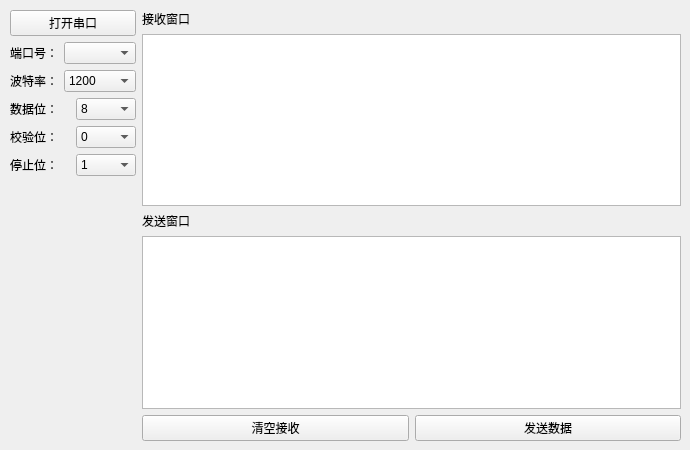
      <widget class="QWidget" name="tab">
       <attribute name="title">
        <string>串口设置</string>
       </attribute>
       <widget class="QWidget" name="layoutWidget">
        <property name="geometry">
         <rect>
          <x>10</x>
          <y>10</y>
          <width>671</width>
          <height>431</height>
         </rect>
        </property>
        <layout class="QHBoxLayout" name="horizontalLayout_7">
         <item>
          <layout class="QVBoxLayout" name="verticalLayout_2">
           <item>
            <layout class="QVBoxLayout" name="verticalLayout_3">
             <item>
              <widget class="QPushButton" name="openButton">
               <property name="text">
                <string>打开串口</string>
               </property>
              </widget>
             </item>
             <item>
              <layout class="QHBoxLayout" name="horizontalLayout_2">
               <item>
                <widget class="QLabel" name="label_3">
                 <property name="text">
                  <string>端口号：</string>
                 </property>
                </widget>
               </item>
               <item>
                <widget class="QComboBox" name="PortBox"/>
               </item>
              </layout>
             </item>
             <item>
              <layout class="QHBoxLayout" name="horizontalLayout_3">
               <item>
                <widget class="QLabel" name="label_4">
                 <property name="text">
                  <string>波特率：</string>
                 </property>
                </widget>
               </item>
               <item>
                <widget class="QComboBox" name="BaudBox">
                 <item>
                  <property name="text">
                   <string>1200</string>
                  </property>
                 </item>
                 <item>
                  <property name="text">
                   <string>2400</string>
                  </property>
                 </item>
                 <item>
                  <property name="text">
                   <string>4800</string>
                  </property>
                 </item>
                 <item>
                  <property name="text">
                   <string>9600</string>
                  </property>
                 </item>
                 <item>
                  <property name="text">
                   <string>19200</string>
                  </property>
                 </item>
                 <item>
                  <property name="text">
                   <string>115200</string>
                  </property>
                 </item>
                 <item>
                  <property name="text">
                   <string>921600</string>
                  </property>
                 </item>
                </widget>
               </item>
              </layout>
             </item>
             <item>
              <layout class="QHBoxLayout" name="horizontalLayout_4">
               <item>
                <widget class="QLabel" name="label_5">
                 <property name="text">
                  <string>数据位：</string>
                 </property>
                </widget>
               </item>
               <item>
                <widget class="QComboBox" name="BitNumBox">
                 <item>
                  <property name="text">
                   <string>8</string>
                  </property>
                 </item>
                </widget>
               </item>
              </layout>
             </item>
             <item>
              <layout class="QHBoxLayout" name="horizontalLayout_5">
               <item>
                <widget class="QLabel" name="label_6">
                 <property name="text">
                  <string>校验位：</string>
                 </property>
                </widget>
               </item>
               <item>
                <widget class="QComboBox" name="ParityBox">
                 <item>
                  <property name="text">
                   <string>0</string>
                  </property>
                 </item>
                </widget>
               </item>
              </layout>
             </item>
             <item>
              <layout class="QHBoxLayout" name="horizontalLayout_6">
               <item>
                <widget class="QLabel" name="label_7">
                 <property name="text">
                  <string>停止位：</string>
                 </property>
                </widget>
               </item>
               <item>
                <widget class="QComboBox" name="StopBox">
                 <item>
                  <property name="text">
                   <string>1</string>
                  </property>
                 </item>
                 <item>
                  <property name="text">
                   <string>2</string>
                  </property>
                 </item>
                </widget>
               </item>
              </layout>
             </item>
             <item>
              <spacer name="verticalSpacer">
               <property name="orientation">
                <enum>Qt::Vertical</enum>
               </property>
               <property name="sizeHint" stdset="0">
                <size>
                 <width>20</width>
                 <height>40</height>
                </size>
               </property>
              </spacer>
             </item>
            </layout>
           </item>
          </layout>
         </item>
         <item>
          <layout class="QVBoxLayout" name="verticalLayout">
           <item>
            <widget class="QLabel" name="label">
             <property name="text">
              <string>接收窗口</string>
             </property>
            </widget>
           </item>
           <item>
            <widget class="QTextEdit" name="textEdit"/>
           </item>
           <item>
            <widget class="QLabel" name="label_2">
             <property name="text">
              <string>发送窗口</string>
             </property>
            </widget>
           </item>
           <item>
            <widget class="QTextEdit" name="textEdit_2"/>
           </item>
           <item>
            <layout class="QHBoxLayout" name="horizontalLayout">
             <item>
              <widget class="QPushButton" name="clearButton">
               <property name="text">
                <string>清空接收</string>
               </property>
              </widget>
             </item>
             <item>
              <widget class="QPushButton" name="sendButton">
               <property name="text">
                <string>发送数据</string>
               </property>
              </widget>
             </item>
            </layout>
           </item>
          </layout>
         </item>
        </layout>
       </widget>
      </widget>
